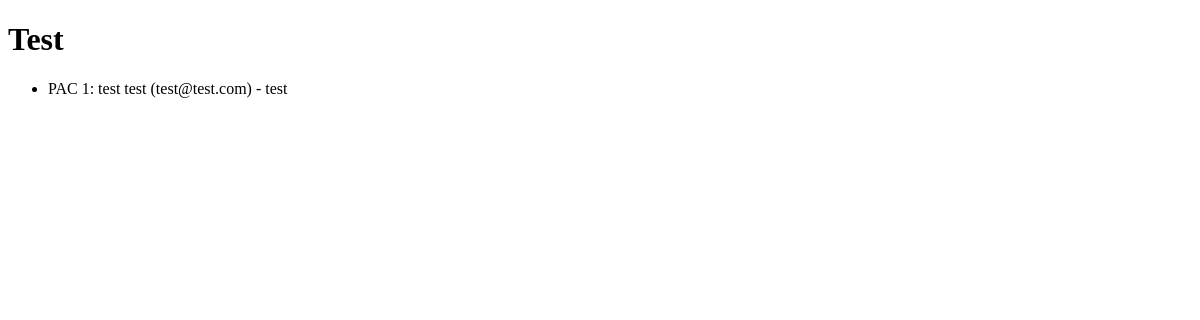
The app's page /, older data.
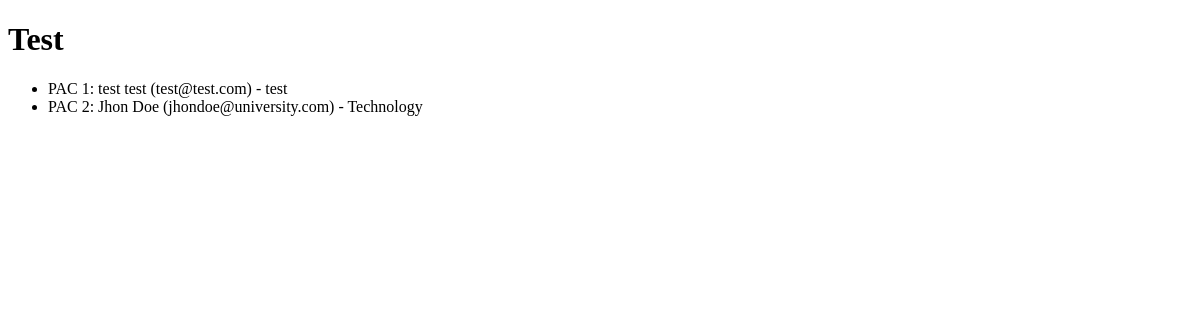
The same page, newer data.
### pacsystem/models.py (models this page shows)
class PacTable(models.Model):
    PacID = models.AutoField(primary_key=True)
    FirstName = models.CharField(max_length=255, null=False)
    LastName = models.CharField(max_length=255, null=False)
    Email = models.EmailField(max_length=255, null=False)
    Department = models.CharField(max_length=255, null=False)
    def __str__(self):
        return f"PAC {self.PacID}: {self.FirstName} {self.LastName} ({self.Email}) - {self.Department}"

### pacsystem/views.py (the view)
# urls.py: path('', views.home_view, name='home'),
def home_view(request):
    pactable = PacTable.objects.all()
    context = {'pactable': pactable}
    return render(request, 'studentpac/home.html', context)

### pacsystem/templates/studentpac/home.html (shortened to what this page needs)
<!DOCTYPE html>
<html lang="en">
<head>
</head>
<body>
    <h1>Test</h1>
    <ul>
        {% for pac in pactable%}
        <li>{{pac}}</li>
        {% endfor %}
    </ul>
</body>
</html>

Row changes from the older to the newer data that the page shows:
added PacTable: PacID+FirstName+LastName "PAC 2: Jhon Doe (jhondoe@university.com) - Technology"
